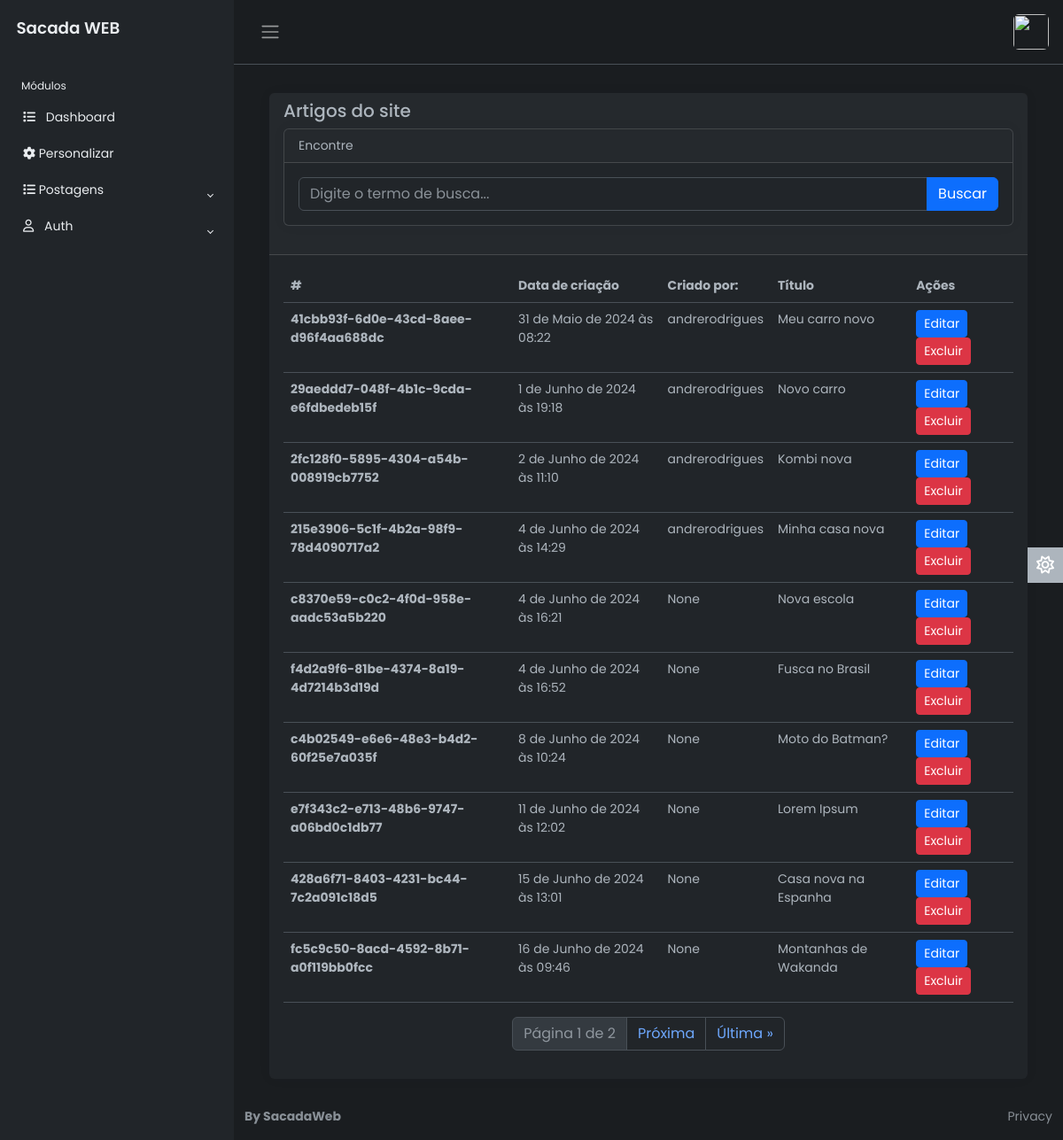
Page /posts/ (signed in) on the earlier database version.
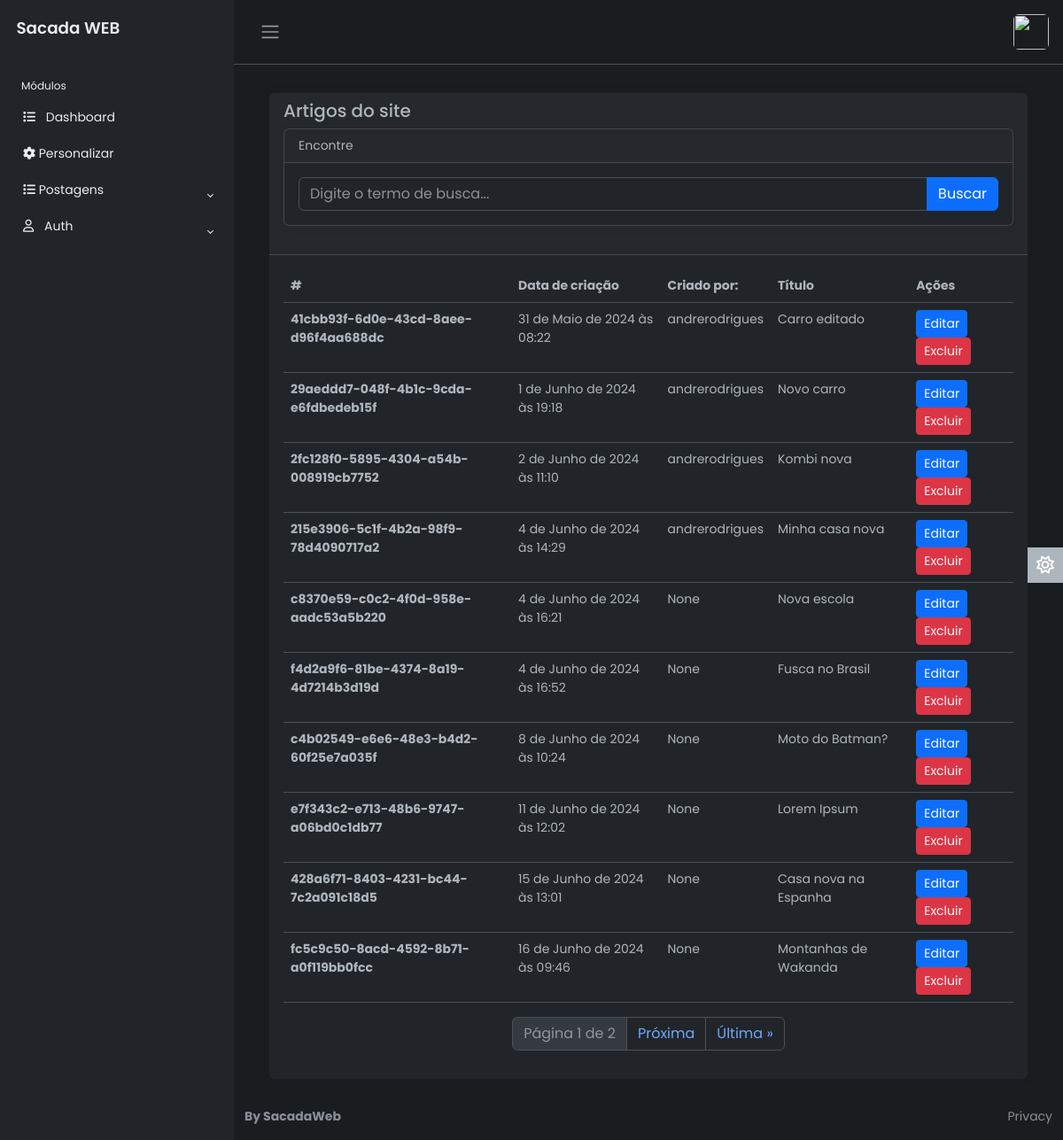
Same page on the later database version.
### posts_app/models.py (models this page shows, shortened)
class Post(models.Model):
    owner = models.ForeignKey(User, on_delete=models.CASCADE, null=True, blank=True, verbose_name='Autor')
    name = models.CharField(max_length=255, verbose_name='Título')
    image = models.ImageField(
        null=True, blank=True, default="default.jpg", upload_to='images/',  verbose_name='Imagem')
    short_description = models.CharField(max_length=2000, null=True, blank=True, verbose_name='Descrição Curta')
    description = models.TextField(null=True, blank=True,verbose_name='Descrição')
    categories = models.ManyToManyField('Category', blank=True , verbose_name='Categorias' )
    created = models.DateTimeField(auto_now_add=True, verbose_name='Data de Criação')
    id = models.UUIDField(default = uuid.uuid4, unique=True,
                        primary_key=True, editable=False)
    class Meta:
        verbose_name = ("Postagem")
        verbose_name_plural = ("Postagens")

### posts_app/views.py (the view, shortened to what this page needs)
# urls.py: path('posts/', ListPostsBack.as_view(), name='post-list'),
class ListPostsBack(LoginRequiredMixin, ListView):
    template_name = 'post-list-back.html'
    model = Post
    context_object_name = 'posts'
    paginate_by = 10
    def get_queryset(self):
        queryset = super().get_queryset()
        search_query = self.request.GET.get('search_query', '')
        return queryset  # Return the filtered queryset
    def get_context_data(self, **kwargs):
        context = super().get_context_data(**kwargs)
        search_query = self.request.GET.get('search_query', '')
        context['search_query'] = search_query
        context['no_results'] = not self.get_queryset().exists()
        return context

### posts_app/templates/post-list-back.html (shortened to what this page needs)
{% extends 'main.html' %}
{% block content %}
<div class="container pt-4">
    <div class="row">
        <div class="col-lg-12">
            <div class="card border-0">
                <div class="card-header">
                    <h5 class="card-title">
                        Artigos do site
                    </h5>
                    <div class="card mb-4">
                        <div class="card-header">Encontre</div>
                        <form class="form" action="{% url 'post-list' %}" method="get">
                            <div class="card-body">
                                <div class="input-group">
                                    <input class="form-control" value="{{ search_query }}" name="search_query" type="text" placeholder="Digite o termo de busca..." aria-label="Digite o termo de busca..." aria-describedby="button-search" />
                                    <input class="btn btn-primary" id="button-search" type="submit" value="Buscar" />
                                </div>
                            </div>
                        </form>
                    </div>
                </div>
                <div class="card-body">
                    {% if not posts %}
                        <div class="col-lg-12">
                            <div class="alert alert-warning" role="alert">
                                Não encontramos resultados para sua busca.
                            </div>
                        </div>
                    {% else %}
                        <table id="posts-table" class="table">
                            <thead>
                                <tr>
                                    <th scope="col">#</th>
                                    <th scope="col">Data de criação</th>
                                    <th scope="col">Criado por:</th>
                                    <th scope="col">Título</th>
                                    <th scope="col">Ações</th>
                                </tr>
                            </thead>
                            <tbody>
                                {% for post in posts %}
                                <tr>
                                    <th scope="row">{{ post.id }}</th>
                                    <td>{{ post.created }}</td>
                                    <td>{{ post.owner }}</td>
                                    <td>{{ post.name }}</td>
                                    <td>
                                        <a href="{% url 'post-edit' post.id %}" class="btn btn-sm btn-primary">Editar</a>
                                        <a href="{% url 'post-delete' post.pk %}" class="btn btn-sm btn-danger">Excluir</a>
                                    </td>
                                </tr>
                                {% endfor %}
                            </tbody>
                        </table>
                        {% if is_paginated %}
                            <nav aria-label="Navegação">
                                <ul class="pagination justify-content-center">
                                    <li class="page-item disabled">
                                        <a class="page-link" href="#">Página {{ page_obj.number }} de {{ page_obj.paginator.num_pages }}</a>
                                    </li>
                                    {% if page_obj.has_next %}
                                        <li class="page-item">
                                            <a class="page-link" href="?page={{ page_obj.next_page_number }}">Próxima</a>
                                        </li>
                                        <li class="page-item">
                                            <a class="page-link" href="?page={{ page_obj.paginator.num_pages }}">Última &raquo;</a>
                                        </li>
                                    {% endif %}
                                </ul>
                            </nav>
                        {% endif %}
                    {% endif %}
                </div>
            </div>
        </div>
    </div>
</div>
{% endblock %}

Differences in the rows shown:
changed Post "41cbb93f-6d0e-43cd-8aee-d96f4aa688dc": name "Meu carro novo" → "Carro editado"
